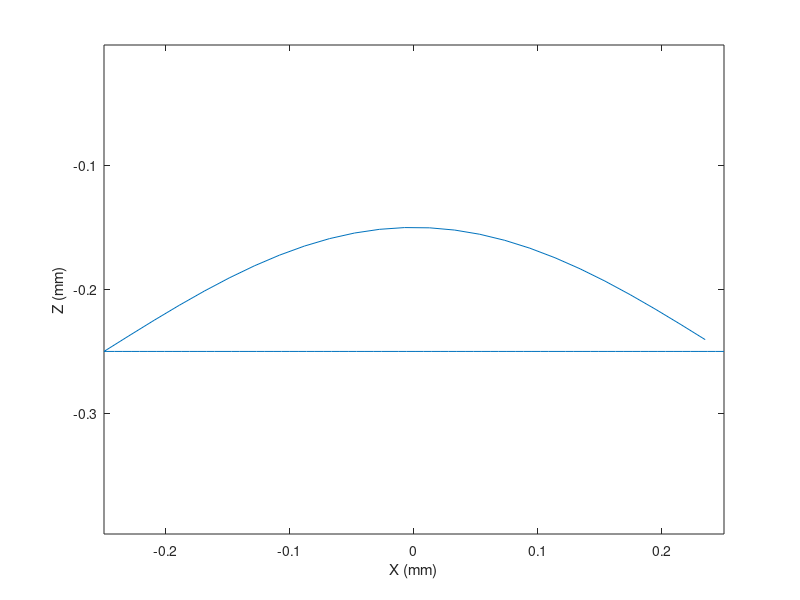
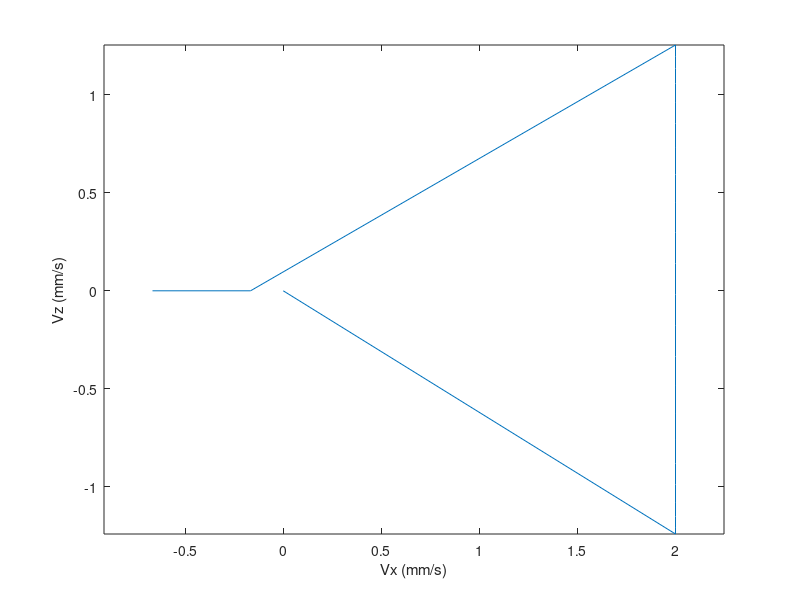

Write MATLAB code to recreate these figures, in order. (Note: this script raises an error after producing the figures.)
clc
clear
close all
%%

% Params
stride_frequency = 1; % Hz
stride_length = 0.050; % mm
publish_frequency = 100; % Hz

N = publish_frequency / stride_frequency;
t = linspace(0, 1/stride_frequency, N);

z_nom = -0.25;
x_land = 0.25;
x_lift = -0.25;
z_lift = 0.10;

x_stance = x_land + t * (x_lift - x_land) / (3/4 * t(end));
x_swing = x_lift + t * (x_land - x_lift) / (1/4 * t(end));

z_stance = z_nom * ones(1, 3/4*N);
z_swing = z_nom + z_lift * sin(4 * pi * t);

x = [x_stance(1:3/4*N), x_swing(1:1/4*N)];
y = zeros(1,N);
z = [z_stance(1:3/4*N), z_swing(1:1/4*N)];

pos_traj = [x; y; z];

figure
title("Position Trajectory")
plot(pos_traj(1,:), pos_traj(3,:))
xlabel("X (mm)")
ylabel("Z (mm)")
axis equal

vel_traj = [diff(pos_traj(1,:))./diff(t), 0;
            diff(pos_traj(2,:))./diff(t), 0;
            diff(pos_traj(3,:))./diff(t), 0];

figure
title("Velocity Trajectory")
plot(vel_traj(1,:), vel_traj(3,:))
xlabel("Vx (mm/s)")
ylabel("Vz (mm/s)")
axis equal

force_traj = zeros(size(pos_traj));

sz = size(t);
leg_id = zeros(sz);
control_mode = 3*ones(sz);
input_mode = 1*ones(sz);
pos_traj_2D = pos_traj([1 3], :);
vel_traj_2D = vel_traj([1 3], :);
force_traj_2D = force_traj([1 3], :);

output = [t', leg_id', control_mode', input_mode', ...
          pos_traj_2D', vel_traj_2D', force_traj_2D']

writematrix(output, '../starq/trajectories/walking.txt', 'Delimiter', ' ');


